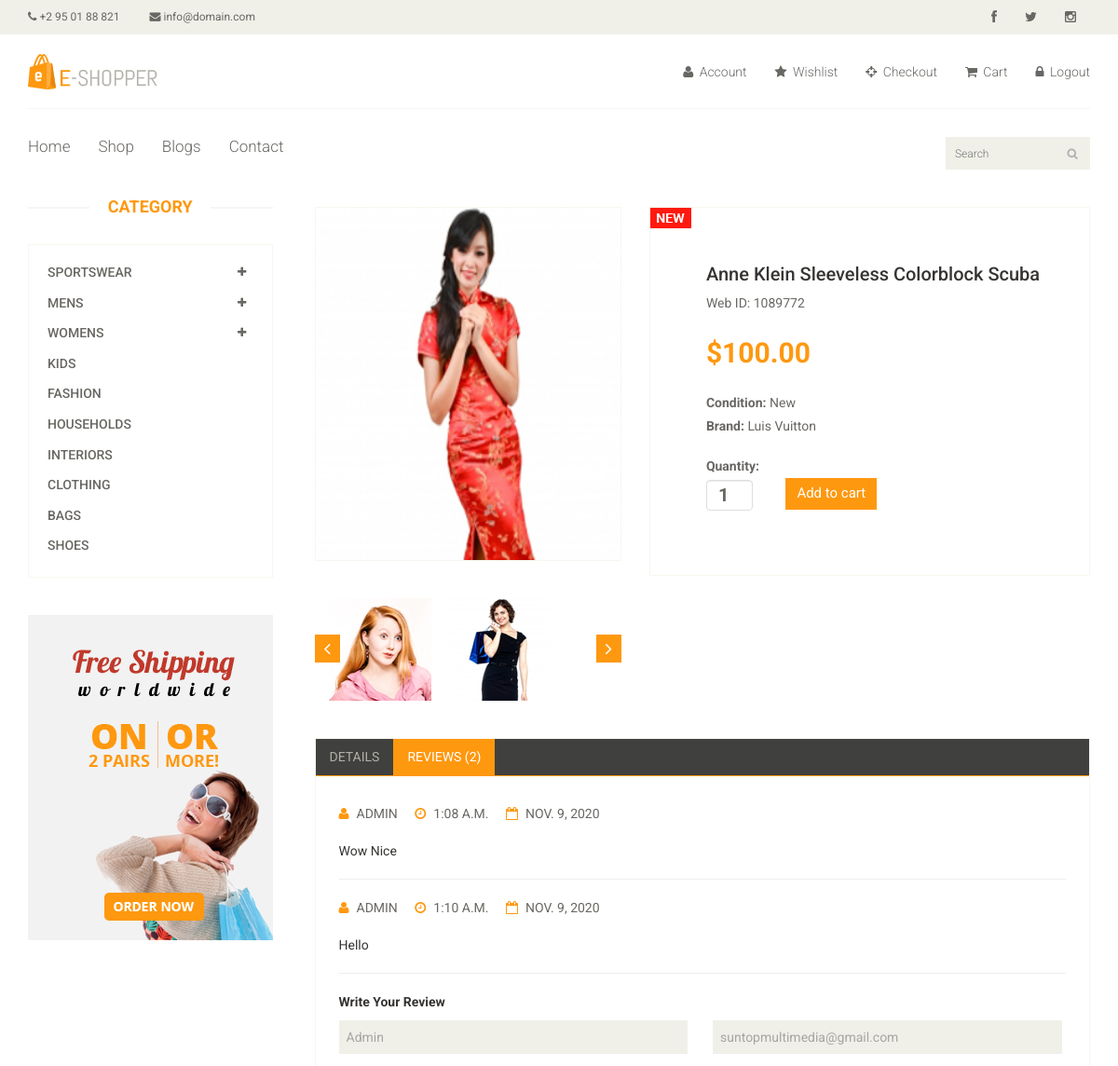
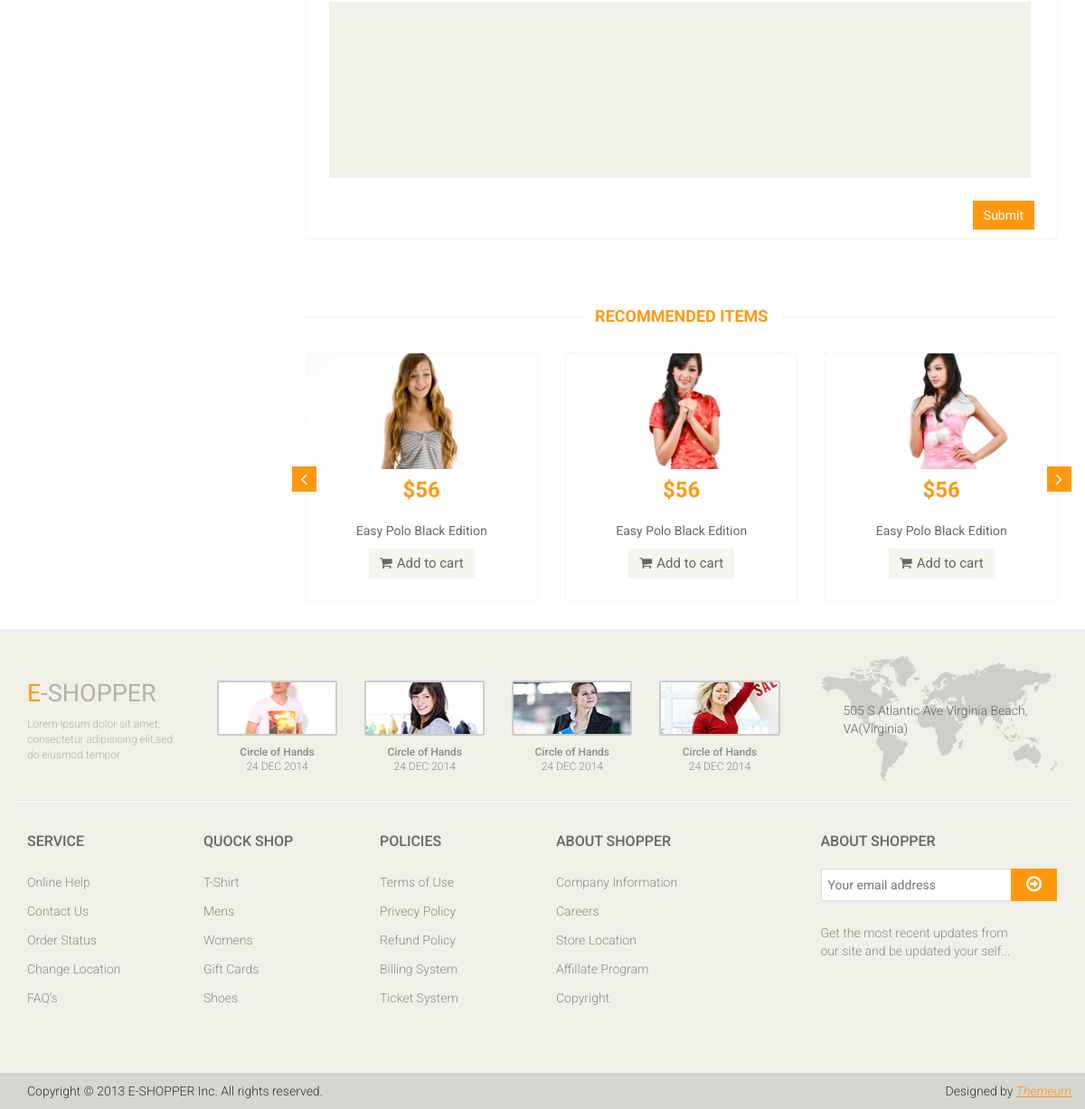
The app's page /shop/anne-klein-sleeveless-colorblock-scuba233515298651/ (signed in) with its own data (2 pictures, top to bottom).
### products/models.py (models this page shows, shortened)
class Product(models.Model):
	name = models.CharField(max_length=50, unique=True)
	condition = models.CharField(max_length=20, choices=condition)
	amount = models.DecimalField(max_digits=7, decimal_places=2)
	brand = models.CharField(max_length=20)
	details = models.TextField()
	category = models.ForeignKey(Category, on_delete=models.SET_NULL, null=True)
	tags = TaggableManager()
	image = models.ImageField(upload_to='images/')
	image_one = models.ImageField(upload_to='images/', null=True, blank=True)
	image_two = models.ImageField(upload_to='images/', null=True, blank=True)
	image_three = models.ImageField(upload_to='images/', null=True,blank=True)
	slug = models.SlugField(null=True, blank=True)
	class Meta:
		ordering = ['-id']

class Review(models.Model):
	product = models.ForeignKey(Product, on_delete=models.CASCADE)
	reviewer = models.ForeignKey(settings.AUTH_USER_MODEL, on_delete=models.CASCADE)
	review = models.TextField()
	time_created = models.TimeField(auto_now_add=True)
	date_created = models.DateField(auto_now_add=True)

### accounts/models.py (models this page shows)
class User(AbstractUser):
	pass

### products/views.py (the view)
# urls.py: path('shop/<str:slug>/', views.product_detail, name='products_details'),
def product_detail(request, slug):
	qs = Product.objects.get(slug=slug)
	cart = OrderItem.objects.filter(user=request.user)
	cart_added = False
	for a in cart:
		if a.item.name == qs.name:
			cart_added = True
	review = Review.objects.filter(product=qs)
	form = ReviewForm(request.POST or None)
	if form.is_valid():
		review = form.save(commit=False)
		review.product = qs
		review.reviewer = request.user
		review.save()
		return redirect('products:products_details', slug=qs.slug)
	name = 'product-details.html'
	context = {
	'product':qs,
	'review' : review,
	'form' : form,
	'cart_added':cart_added
	}
	return render(request, name, context)

### products/forms.py
class ReviewForm(forms.ModelForm):
	class Meta:
		model = Review
		fields = ['review']

### products/templates/product-details.html (shortened to what this page needs)
{% extends 'base.html' %}
{% block content %}
{% load static %}
	<section>
		<div class="container">
			<div class="row">
				<div class="col-sm-3">
					<div class="left-sidebar">
						<h2>Category</h2>
						<div class="panel-group category-products" id="accordian">
							<div class="panel panel-default">
								<div class="panel-heading">
									<h4 class="panel-title">
										<a data-toggle="collapse" data-parent="#accordian" href="#sportswear">
											<span class="badge pull-right"><i class="fa fa-plus"></i></span>
											Sportswear
										</a>
									</h4>
								</div>
							</div>
							<div class="panel panel-default">
								<div class="panel-heading">
									<h4 class="panel-title">
										<a data-toggle="collapse" data-parent="#accordian" href="#mens">
											<span class="badge pull-right"><i class="fa fa-plus"></i></span>
											Mens
										</a>
									</h4>
								</div>
							</div>
							<div class="panel panel-default">
								<div class="panel-heading">
									<h4 class="panel-title">
										<a data-toggle="collapse" data-parent="#accordian" href="#womens">
											<span class="badge pull-right"><i class="fa fa-plus"></i></span>
											Womens
										</a>
									</h4>
								</div>
							</div>
							<div class="panel panel-default">
								<div class="panel-heading">
									<h4 class="panel-title"><a href="#">Kids</a></h4>
								</div>
							</div>
							<div class="panel panel-default">
								<div class="panel-heading">
									<h4 class="panel-title"><a href="#">Fashion</a></h4>
								</div>
							</div>
							<div class="panel panel-default">
								<div class="panel-heading">
									<h4 class="panel-title"><a href="#">Households</a></h4>
								</div>
							</div>
							<div class="panel panel-default">
								<div class="panel-heading">
									<h4 class="panel-title"><a href="#">Interiors</a></h4>
								</div>
							</div>
							<div class="panel panel-default">
								<div class="panel-heading">
									<h4 class="panel-title"><a href="#">Clothing</a></h4>
								</div>
							</div>
							<div class="panel panel-default">
								<div class="panel-heading">
									<h4 class="panel-title"><a href="#">Bags</a></h4>
								</div>
							</div>
							<div class="panel panel-default">
								<div class="panel-heading">
									<h4 class="panel-title"><a href="#">Shoes</a></h4>
								</div>
							</div>
						</div>
						<div class="shipping text-center">
							<img src="{% static 'images/home/shipping.jpg' %}" alt="" />
						</div>
					</div>
				</div>
				<div class="col-sm-9 padding-right">
					<div class="product-details">
						<div class="col-sm-5">
							<div class="view-product">
								<img src="{{product.image.url}}" alt="" />
							</div>
							<div id="similar-product" class="carousel slide" data-ride="carousel">
								    <div class="carousel-inner">
										<div class="item active">
										{% if product.image_one %}
										  <a href=""><img src="{{ product.image_one.url }}" alt=""></a>
										{% endif %}
										{% if product.image_two %}
										  <a href=""><img src="{{ product.image_two.url }}" alt=""></a>
										{% endif %}
										</div>
									</div>
								  <a class="left item-control" href="#similar-product" data-slide="prev">
									<i class="fa fa-angle-left"></i>
								  </a>
								  <a class="right item-control" href="#similar-product" data-slide="next">
									<i class="fa fa-angle-right"></i>
								  </a>
							</div>
						</div>
						<div class="col-sm-7">
							<div class="product-information">
								{% if product.condition == 'New' %}
									<img src="{% static 'images/product-details/new.jpg' %}" class="newarrival" alt="" />
								{% endif %}
								<h2>{{product.name}}</h2>
								<p>Web ID: 1089772</p>
								<span>
									<span>${{product.amount}}</span>
								</span>
								<p><b>Condition:</b> {{product.condition}}</p>
								<p><b>Brand:</b> {{product.brand}}</p>
								{% if cart_added %}
								<p>
									<a href="{% url 'products:cart' %}" class="btn btn-fefault cart m-0">Remove from Cart</a>
								</p>
								{% else %}
								<form action="{% url 'products:add_to_cart' product.slug %}"  method="POST">
									<span>
										<label>Quantity:</label>
										<input type="number" name='quantity' value='1' class="form-control" />
									</span>
									<input type="submit" value="Add to cart" class="btn btn-fefault cart">
								</form>
								{% endif %}
							</div>
						</div>
					</div>
					<div class="category-tab shop-details-tab">
						<div class="col-sm-12">
							<ul class="nav nav-tabs">
								<li><a href="#details" data-toggle="tab">Details</a></li>
								<li class="active"><a href="#reviews" data-toggle="tab">Reviews ({{ review.count }})</a></li>
							</ul>
						</div>
						<div class="tab-content">
							<div class="tab-pane fade active in" id="reviews" >
								<div class="col-sm-12">
								{% if review %}
								{% for rev in review %}
									<ul>
										<li><a ><i class="fa fa-user"></i>{{rev.reviewer.username.title}}</a></li>
										<li><a ><i class="fa fa-clock-o"></i>{{rev.time_created}}</a></li>
										<li><a ><i class="fa fa-calendar-o"></i>{{rev.date_created}}</a></li>
									</ul>
									<p>{{rev.review}}</p>
									<hr>
								{% endfor %}
								{% else %}
									<p><b>No Reviews Yet!</b></p>
								{% endif %}
								<p><b>Write Your Review</b></p>
									<form action="" method="POST">
										<span>
											<input type="text" value="{{request.user.username.title}}" readonly />
											<input type="email" value="{{request.user.email}}" readonly />
										</span>
										{{form.review}}
										<button type="submit" class="btn btn-default pull-right">
											Submit
										</button>
									</form>
								</div>
							</div>
						</div>
					</div>
					<div class="recommended_items">
						<h2 class="title text-center">recommended items</h2>
						<div id="recommended-item-carousel" class="carousel slide" data-ride="carousel">
							<div class="carousel-inner">
								<div class="item active">
									<div class="col-sm-4">
										<div class="product-image-wrapper">
											<div class="single-products">
												<div class="productinfo text-center">
													<img src="images/home/recommend1.jpg" alt="" />
													<h2>$56</h2>
													<p>Easy Polo Black Edition</p>
													<button type="button" class="btn btn-default add-to-cart"><i class="fa fa-shopping-cart"></i>Add to cart</button>
												</div>
											</div>
										</div>
									</div>
									<div class="col-sm-4">
										<div class="product-image-wrapper">
											<div class="single-products">
												<div class="productinfo text-center">
													<img src="images/home/recommend2.jpg" alt="" />
													<h2>$56</h2>
													<p>Easy Polo Black Edition</p>
													<button type="button" class="btn btn-default add-to-cart"><i class="fa fa-shopping-cart"></i>Add to cart</button>
												</div>
											</div>
										</div>
									</div>
									<div class="col-sm-4">
										<div class="product-image-wrapper">
											<div class="single-products">
												<div class="productinfo text-center">
													<img src="images/home/recommend3.jpg" alt="" />
													<h2>$56</h2>
													<p>Easy Polo Black Edition</p>
													<button type="button" class="btn btn-default add-to-cart"><i class="fa fa-shopping-cart"></i>Add to cart</button>
												</div>
											</div>
										</div>
									</div>
								</div>
							</div>
							 <a class="left recommended-item-control" href="#recommended-item-carousel" data-slide="prev">
								<i class="fa fa-angle-left"></i>
							  </a>
							  <a class="right recommended-item-control" href="#recommended-item-carousel" data-slide="next">
								<i class="fa fa-angle-right"></i>
							  </a>
						</div>
					</div>
				</div>
			</div>
		</div>
	</section>
{% endblock %}

### records on screen
Product: image (picture), image_one (picture), image_two (picture), name "Anne Klein Sleeveless Colorblock Scuba", amount "100.00", condition "New", brand "Luis Vuitton"
Review: reviewer.username "ADMIN", time_created "1:08 A.M.", date_created "NOV. 9, 2020", review "Wow Nice"
Review: reviewer.username "ADMIN", time_created "1:10 A.M.", date_created "NOV. 9, 2020", review "Hello"
User: user.username "Admin", user.email "suntopmultimedia@gmail.com"

### other values on screen
{{ review.count }} "2"
